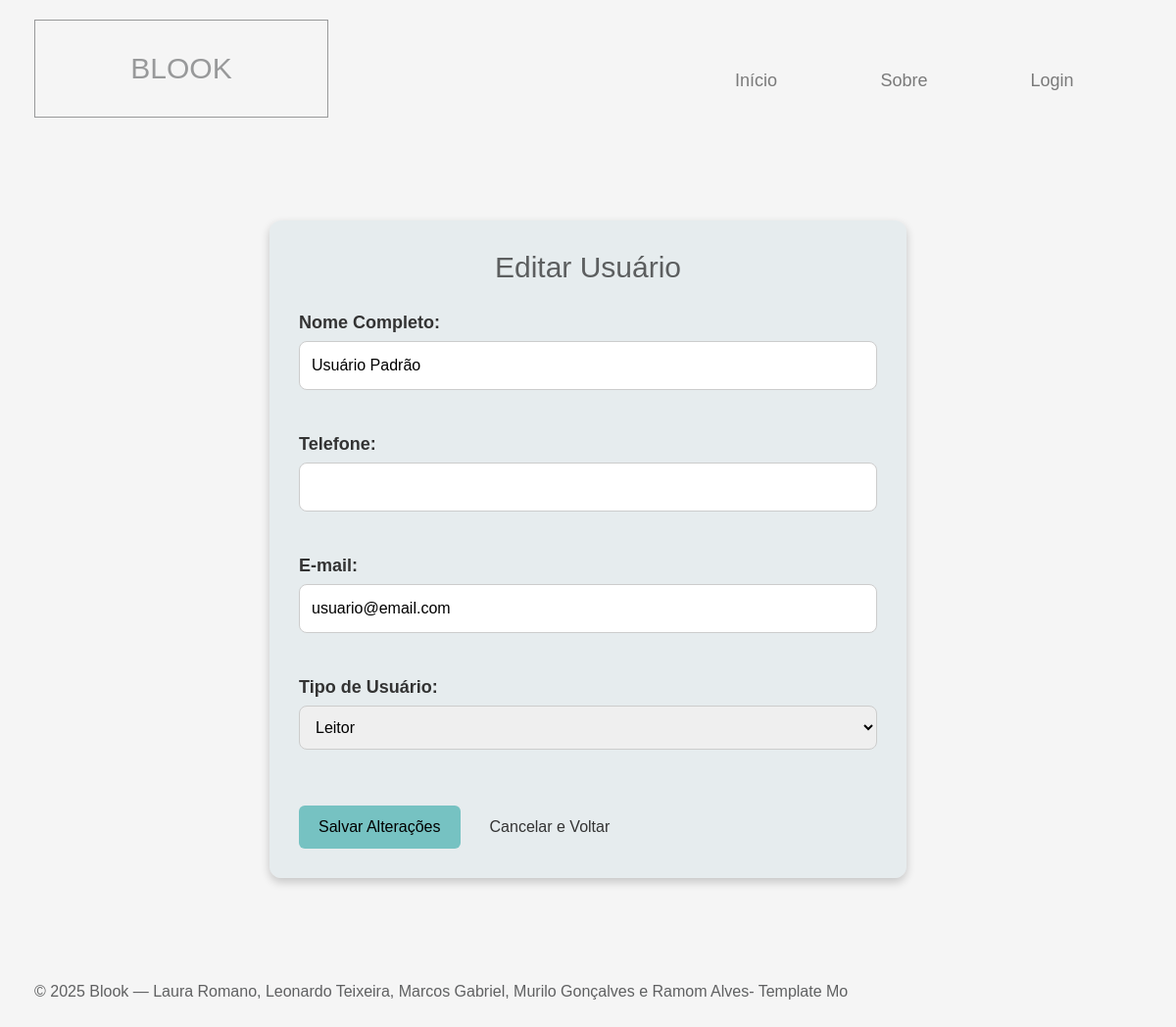
Page /editar_usuario.php?id_usuario=1 on the committed database.
### tables this page shows
CREATE TABLE `usuarios` (
  `id_usuario` int(11) NOT NULL,
  `nome` varchar(100) NOT NULL,
  `email` varchar(100) NOT NULL,
  `senha` varchar(255) NOT NULL,
  `telefone` varchar(20) DEFAULT NULL,
  `data_cadastro` datetime DEFAULT current_timestamp(),
  `tipo_usuario` enum('admin','leitor') NOT NULL DEFAULT 'leitor'
);

### editar_usuario.php (the view, shortened to what this page needs)
<?php
  include 'cabecalho.php';
?>
<?php
$host = "localhost";
$user = "root";
$pass = "";
$db   = "biblioteca_blook";
$conn = new mysqli($host, $user, $pass, $db);
$usuario = null;
if (isset($_GET['id_usuario']) || isset($_POST['id_usuario'])) {
    $id_usuario = isset($_GET['id_usuario']) ? $_GET['id_usuario'] : $_POST['id_usuario'];
    $stmt = $conn->prepare("SELECT id_usuario, nome, telefone, email, tipo_usuario FROM Usuarios WHERE id_usuario = ?");
    $stmt->bind_param("i", $id_usuario);
    $stmt->execute();
    $result = $stmt->get_result();
    if ($result->num_rows > 0) {
        $usuario = $result->fetch_assoc();
    } else {
        $mensagem = "Usuário não encontrado.";
    }
}
?>
<!DOCTYPE html>
<html lang="pt-BR">
<head>
    <link rel="stylesheet" href="css/editar_usuario.css">
</head>
<body>
    <div class="container-edicao">
        <h1>Editar Usuário</h1>
        <?php if ($usuario): ?>
        <form method="POST" action="editar_usuario.php">
            <label for="nome">Nome Completo:</label>
            <input type="text" id="nome" name="nome" value="<?= htmlspecialchars($usuario['nome']) ?>" required><br><br>
            <label for="telefone">Telefone:</label>
            <input type="text" id="telefone" name="telefone" value="<?= htmlspecialchars($usuario['telefone']) ?>"><br><br>
            <label for="email">E-mail:</label>
            <input type="email" id="email" name="email" value="<?= htmlspecialchars($usuario['email']) ?>" required><br><br>
            <label for="tipo_usuario">Tipo de Usuário:</label>
            <select id="tipo_usuario" name="tipo_usuario" required>
                <option value="leitor" <?= $usuario['tipo_usuario'] === 'leitor' ? 'selected' : '' ?>>Leitor</option>
            </select><br><br>
            <div class="botoes-acao">
                <button type="submit" name="salvar_edicao" class="salvar">Salvar Alterações</button>
                <a href="adm.php" class="link-cancelar">Cancelar e Voltar</a>
            </div>
        </form>
        <?php elseif (!isset($_GET['id_usuario']) && !isset($_POST['id_usuario'])): ?>
            <p>ID do usuário não fornecido para edição.</p>
        <?php endif; ?>
    </div>
<?php
  include 'footer.php';
?>

### css/templatemo-style.css (style rules this page uses)
html { scroll-behavior: smooth; }
body { font-family: "Open Sans", Arial, Helvetica, sans-serif; font-size: 18px; font-weight: 400; overflow-x: hidden; padding-top: 78px; color: #5f6061; }
a, button { transition: all 0.3s ease; }
label { margin-bottom: 0; }
input { padding: 13px 20px; }

### css/editar_usuario.css (style rules this page uses)
body { background-color: #f5f5f5; font-family: Arial, sans-serif; margin: 0; padding: 20px; }
.container-edicao { max-width: 650px; margin: 50px auto; background: #d7e2e77e; padding: 30px; border-radius: 12px; box-shadow: 0 4px 10px rgba(0,0,0,0.2); }
h1 { text-align: center; color: rgba(0, 0, 0, 0.6); font-size: 30px; margin-bottom: 25px; }
form label { display: block; margin-top: 15px; margin-bottom: 5px; font-weight: bold; color: #333; }
form input[type="text"], form input[type="email"], form select { width: 100%; padding: 12px; border: 1px solid #ccc; border-radius: 8px; font-size: 16px; box-sizing: border-box; transition: border-color 0.3s; }
.botoes-acao { margin-top: 30px; text-align: left; }
.botoes-acao button.salvar { background: #76c2c2; color: black; padding: 10px 20px; border: none; border-radius: 6px; font-size: 16px; cursor: pointer; transition: background 0.3s; }
.botoes-acao a.link-cancelar { display: inline-block; margin-left: 15px; color: #333; text-decoration: none; font-size: 16px; padding: 10px; transition: color 0.3s; }

### rows in the picture
usuarios: nome "Usuário Padrão", email "usuario@email.com", tipo_usuario "Leitor"
